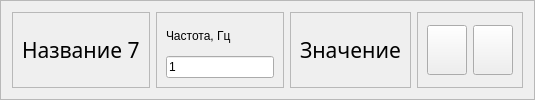
            <widget class="QFrame" name="frame_28">
             <property name="frameShape">
              <enum>QFrame::StyledPanel</enum>
             </property>
             <property name="frameShadow">
              <enum>QFrame::Raised</enum>
             </property>
             <layout class="QHBoxLayout" name="horizontalLayout_22">
              <item>
               <widget class="QFrame" name="frame_47">
                <property name="frameShape">
                 <enum>QFrame::StyledPanel</enum>
                </property>
                <property name="frameShadow">
                 <enum>QFrame::Raised</enum>
                </property>
                <layout class="QVBoxLayout" name="verticalLayout_14">
                 <item>
                  <widget class="QLabel" name="label_name_7">
                   <property name="font">
                    <font>
                     <family>OpenSans-Regular</family>
                     <pointsize>16</pointsize>
                    </font>
                   </property>
                   <property name="text">
                    <string>Название 7</string>
                   </property>
                  </widget>
                 </item>
                </layout>
               </widget>
              </item>
              <item>
               <widget class="QFrame" name="frame_48">
                <property name="maximumSize">
                 <size>
                  <width>150</width>
                  <height>16777215</height>
                 </size>
                </property>
                <property name="frameShape">
                 <enum>QFrame::StyledPanel</enum>
                </property>
                <property name="frameShadow">
                 <enum>QFrame::Raised</enum>
                </property>
                <layout class="QVBoxLayout" name="verticalLayout_22">
                 <item>
                  <widget class="QLabel" name="label_39">
                   <property name="text">
                    <string>Частота, Гц</string>
                   </property>
                  </widget>
                 </item>
                 <item>
                  <widget class="QLineEdit" name="lineEdit_hz_7">
                   <property name="text">
                    <string>1</string>
                   </property>
                  </widget>
                 </item>
                </layout>
               </widget>
              </item>
              <item>
               <widget class="QFrame" name="frame_49">
                <property name="frameShape">
                 <enum>QFrame::StyledPanel</enum>
                </property>
                <property name="frameShadow">
                 <enum>QFrame::Raised</enum>
                </property>
                <layout class="QVBoxLayout" name="verticalLayout_30">
                 <item>
                  <widget class="QLabel" name="label_value_7">
                   <property name="font">
                    <font>
                     <family>OpenSans-Regular</family>
                     <pointsize>16</pointsize>
                    </font>
                   </property>
                   <property name="text">
                    <string>Значение</string>
                   </property>
                  </widget>
                 </item>
                </layout>
               </widget>
              </item>
              <item>
               <widget class="QFrame" name="frame_50">
                <property name="frameShape">
                 <enum>QFrame::StyledPanel</enum>
                </property>
                <property name="frameShadow">
                 <enum>QFrame::Raised</enum>
                </property>
                <layout class="QHBoxLayout" name="horizontalLayout_32">
                 <item>
                  <widget class="QPushButton" name="btn_start_7">
                   <property name="maximumSize">
                    <size>
                     <width>50</width>
                     <height>50</height>
                    </size>
                   </property>
                   <property name="text">
                    <string/>
                   </property>
                   <property name="icon">
                    <iconset resource="resources.qrc">
                     <normaloff>:/icons/icons/play_circle_FILL0_wght400_GRAD0_opsz48.svg</normaloff>:/icons/icons/play_circle_FILL0_wght400_GRAD0_opsz48.svg</iconset>
                   </property>
                   <property name="iconSize">
                    <size>
                     <width>40</width>
                     <height>40</height>
                    </size>
                   </property>
                  </widget>
                 </item>
                 <item>
                  <widget class="QPushButton" name="btn_stop_7">
                   <property name="maximumSize">
                    <size>
                     <width>50</width>
                     <height>50</height>
                    </size>
                   </property>
                   <property name="text">
                    <string/>
                   </property>
                   <property name="icon">
                    <iconset resource="resources.qrc">
                     <normaloff>:/icons/icons/stop_circle_FILL0_wght400_GRAD0_opsz48.svg</normaloff>:/icons/icons/stop_circle_FILL0_wght400_GRAD0_opsz48.svg</iconset>
                   </property>
                   <property name="iconSize">
                    <size>
                     <width>40</width>
                     <height>40</height>
                    </size>
                   </property>
                  </widget>
                 </item>
                </layout>
               </widget>
              </item>
             </layout>
            </widget>
